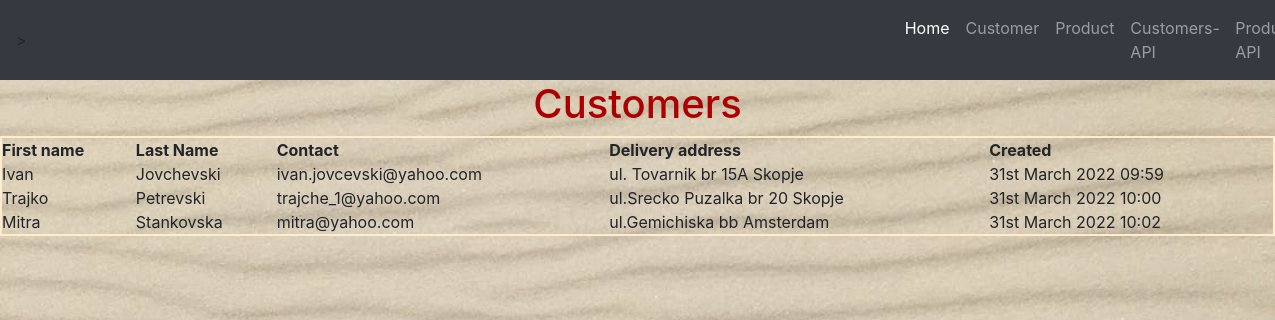
The app's page /customers/ with its own data.
### shopping_store_app/models.py (models this page shows, shortened)
class Customer(models.Model):
    first_name = models.CharField(max_length=100, null=False, blank=False)
    last_name = models.CharField(max_length=100, null=False, blank=False)
    your_email = models.EmailField(null=True, blank=True)
    credit_card = models.ForeignKey(
        Payment, null=True, blank=True, on_delete=models.CASCADE
    )
    date_created = models.DateTimeField(auto_now_add=True)
    delivery_address = models.OneToOneField(Address, on_delete=models.CASCADE)
    class Meta:
        verbose_name = "Customers"
        verbose_name_plural = "CUSTOMERS"

class Address(models.Model):
    street = models.TextField(max_length=250)
    zip_code = models.TextField(blank=False, default=1000)
    city = models.TextField(max_length=100)
    country = CountryField()
    def __str__(self):
        return str(self.street) + " " + str(self.city)
    class Meta:
        verbose_name_plural = "DELIVERY ADDRESS"

### shopping_store_app/views.py (the view)
# urls.py: path("customers/", views.customers_list, name="customer"),
def customers_list(request):
    users = Customer.objects.all().order_by("date_created")
    context = {"Users": users}
    return render(request, "shopping_store_app/customer.html", context)

### shopping_store_app/templates/shopping_store_app/customer.html
{% extends "shopping_store_app/base.html" %}
{% block content %}
<div>
    <table style="width: 100%; border: 2px solid blanchedalmond;">
        <h1 style="color: rgb(172, 0, 0); text-align: center;">Customers</h1>
            <tr>
                <th>First name</th>
                <th>Last Name</th>
                <th>Contact</th>
                <th>Delivery address</th>
                <th>Created</th>
            </tr>
            {% for user in Users %}
                <tr>
                    <td>{{user.first_name}}</td>
                    <td>{{user.last_name}}</td>
                    <td>{{user.your_email}}</td>
                    <td>{{user.delivery_address}}</td>
                    <td>{{user.date_created |date:"jS F Y H:i"}}</td>
                </tr>
            {% endfor%}
    </table>
</div>
{% endblock %}

### shopping_store_app/templates/shopping_store_app/base.html (shortened to what this page needs)
{% load static%}
<!DOCTYPE html>
<html lang="en">
  <head>
      <link rel="stylesheet" href="https://maxcdn.bootstrapcdn.com/bootstrap/4.0.0/css/bootstrap.min.css"
>
      <link rel="stylesheet" type="text/css" href="{% static 'style.css' %}">
  </head>
  <body>
    <nav class="navbar navbar-expand-sm bg-dark navbar-dark">>
      <ul class="navbar-nav">
        <li class="nav-item active">
          <a class="nav-link" href="{% url 'main' %}">Home</a>
        </li>
        <li class="nav-item">
          <a class="nav-link" href="{% url 'customer' %}">Customer</a>
        </li>
        <li class="nav-item">
          <a class="nav-link" href="{% url 'products' %}">Product</a>
        </li>
        <li class="nav-item">
          <a class="nav-link" href="{% url 'customers-list' %}">Customers-API</a>
        </li>
        <li class="nav-item">
          <a class="nav-link" href="{% url 'products-list' %}">Products-API</a>
        </li>
      </ul>
    </nav>
    {% block content %}{% endblock content%}
  </body>
</html>

### shopping_store_app/static/style.css (style rules this page uses)
* { margin: 0; padding: 0; box-sizing: border-box; }
body { background-image: url("../static/images/pozadina.jpeg"); background-repeat: no-repeat; background-size:cover }
.navbar-nav { margin-left: 70%; }

### records on screen
Customer: first_name "Ivan", last_name "Jovchevski", your_email "ivan.jovcevski@yahoo.com", delivery_address "ul. Tovarnik br 15A Skopje", date_created "31st March 2022 09:59"
Customer: first_name "Trajko", last_name "Petrevski", your_email "trajche_1@yahoo.com", delivery_address "ul.Srecko Puzalka br 20 Skopje", date_created "31st March 2022 10:00"
Customer: first_name "Mitra", last_name "Stankovska", your_email "mitra@yahoo.com", delivery_address "ul.Gemichiska bb Amsterdam", date_created "31st March 2022 10:02"
